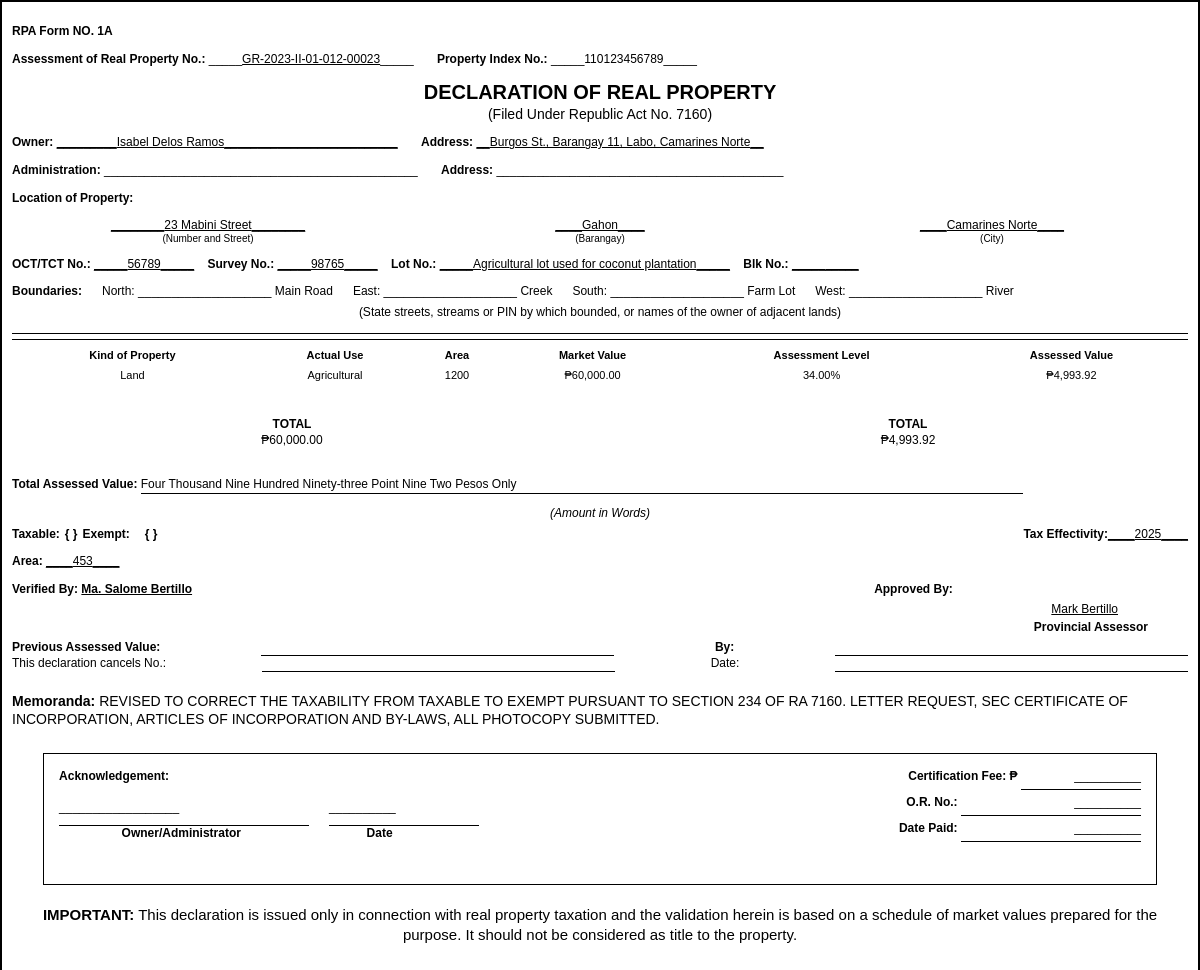
Screenshot of /DRP.php?p_id=147 with the database file from the repository.
### tables this page shows
CREATE TABLE `rpu_idnum` (
  `rpu_id` int(50) NOT NULL,
  `arp` varchar(150) NOT NULL,
  `pin` varchar(13) DEFAULT NULL,
  `taxability` varchar(20) NOT NULL,
  `effectivity` varchar(255) NOT NULL,
  `faas_id` int(50) NOT NULL
);

CREATE TABLE `rpu_dec` (
  `dec_id` int(10) NOT NULL,
  `arp_no` varchar(150) NOT NULL,
  `pro_assess` varchar(250) NOT NULL,
  `pro_date` date NOT NULL,
  `mun_assess` varchar(250) NOT NULL,
  `mun_date` date NOT NULL,
  `td_cancel` int(30) NOT NULL,
  `previous_pin` int(30) NOT NULL,
  `tax_year` date NOT NULL,
  `entered_by` int(30) NOT NULL,
  `entered_year` date NOT NULL,
  `prev_own` varchar(250) NOT NULL,
  `prev_assess` decimal(10,2) NOT NULL,
  `faas_id` int(11) DEFAULT NULL,
  `total_property_value` decimal(15,2) NOT NULL
);

CREATE TABLE `p_info` (
  `p_id` int(50) NOT NULL,
  `house_no` int(10) NOT NULL,
  `block_no` int(10) NOT NULL,
  `province` varchar(30) NOT NULL,
  `city` varchar(30) NOT NULL,
  `district` varchar(30) NOT NULL,
  `barangay` varchar(30) NOT NULL,
  `street` varchar(50) NOT NULL,
  `house_tag_no` int(10) NOT NULL,
  `land_area` int(50) NOT NULL,
  `desc_land` varchar(50) NOT NULL,
  `documents` varchar(30) NOT NULL,
  `created_at` timestamp NOT NULL DEFAULT current_timestamp(),
  `updated_at` timestamp NOT NULL DEFAULT current_timestamp() ON UPDATE current_timestamp(),
  `is_active` tinyint(1) NOT NULL DEFAULT 1,
  `disabled_at` datetime DEFAULT NULL,
  `disabled_by` int(11) DEFAULT NULL
);

CREATE TABLE `land` (
  `land_id` int(50) NOT NULL,
  `oct_no` varchar(50) NOT NULL,
  `survey_no` varchar(250) NOT NULL,
  `north` varchar(255) DEFAULT NULL,
  `east` varchar(255) DEFAULT NULL,
  `south` varchar(255) DEFAULT NULL,
  `west` varchar(255) DEFAULT NULL,
  `boun_desc` varchar(250) NOT NULL,
  `last_name` varchar(250) NOT NULL,
  `first_name` varchar(250) NOT NULL,
  `middle_name` varchar(250) NOT NULL,
  `contact_no` varchar(250) NOT NULL,
  `email` varchar(250) NOT NULL,
  `house_street` varchar(250) NOT NULL,
  `barangay` varchar(250) NOT NULL,
  `district` varchar(250) NOT NULL,
  `municipality` varchar(250) NOT NULL,
  `province` varchar(250) NOT NULL,
  `land_desc` varchar(250) NOT NULL,
  `classification` varchar(250) NOT NULL,
  `sub_class` varchar(250) NOT NULL,
  `area` int(250) NOT NULL,
  `actual_use` varchar(250) NOT NULL,
  `unit_value` decimal(10,2) NOT NULL,
  `market_value` decimal(10,2) NOT NULL,
  `adjust_factor` varchar(250) DEFAULT NULL,
  `adjust_percent` decimal(10,2) NOT NULL,
  `adjust_value` decimal(10,2) NOT NULL,
  `adjust_mv` decimal(10,2) NOT NULL,
  `assess_lvl` decimal(10,2) NOT NULL,
  `assess_value` decimal(10,2) NOT NULL,
  `faas_id` int(11) DEFAULT NULL,
  `created_at` timestamp NOT NULL DEFAULT current_timestamp(),
  `updated_at` timestamp NOT NULL DEFAULT current_timestamp() ON UPDATE current_timestamp()
);

CREATE TABLE `admin_certification` (
  `id` int(11) NOT NULL,
  `name` varchar(150) NOT NULL,
  `description` text DEFAULT NULL,
  `position` varchar(150) DEFAULT NULL,
  `status` enum('active','inactive') DEFAULT 'active',
  `role` enum('none','provincial_assessor','verifier') NOT NULL DEFAULT 'none',
  `created_at` datetime DEFAULT current_timestamp(),
  `updated_at` datetime DEFAULT current_timestamp() ON UPDATE current_timestamp()
);

### DRP.php (the view, shortened to what the rows shown need)
<?php
$conn = Database::getInstance();
$p_id = isset($_GET['p_id']) ? (int) $_GET['p_id'] : 0;
function getPInfo($conn, $p_id)
{
    $p_info = null;
    if ($stmt = $conn->prepare("SELECT * FROM p_info WHERE p_id = ?")) {
        $stmt->bind_param("i", $p_id);
        $stmt->execute();
        $result = $stmt->get_result();
        $p_info = $result->fetch_assoc();
    } else {
        die("Prepare failed: " . $conn->error);
    }
    return $p_info;
}
function getFaasInfo($conn, $p_id)
{
    $faas_info = null;
    if ($stmt = $conn->prepare("SELECT * FROM faas WHERE pro_id = ?")) {
        $stmt->bind_param("i", $p_id);
        $stmt->execute();
        $result = $stmt->get_result();
        $faas_info = $result->fetch_assoc();
    } else {
        die("Prepare failed: " . $conn->error);
    }
    return $faas_info;
}
function getLandProperties($conn, $faas_id)
{
    $sql = "SELECT * FROM land WHERE faas_id = ?";
    $stmt = $conn->prepare($sql);
    $stmt->bind_param("i", $faas_id);
    $stmt->execute();
    $result = $stmt->get_result();
    $land_data = [];
    while ($row = $result->fetch_assoc()) {
        $land_data[] = $row;
    }
    return $land_data;
}
function getRpuDataByFaasId($conn, $faas_id)
{
    $rpu_data = null;
    $sql = "
        SELECT
            ri.*,
            rd.arp_no
        FROM
            rpu_idnum AS ri
        LEFT JOIN
            rpu_dec AS rd ON ri.faas_id = rd.faas_id
        WHERE
            ri.faas_id = ?
        LIMIT 1
    ";
    if ($stmt = $conn->prepare($sql)) {
        $stmt->bind_param("i", $faas_id);
        $stmt->execute();
        $result = $stmt->get_result();
        $rpu_data = $result->fetch_assoc();
    } else {
        die("Prepare failed: " . $conn->error);
    }
    return $rpu_data;
}
$p_info = getPInfo($conn, $p_id);
$faas_info = getFaasInfo($conn, $p_id);
$faas_id = $faas_info['faas_id'];
$rpu_data = getRpuDataByFaasId($conn, $faas_id);
$land_properties = getLandProperties($conn, $faas_id);
function formatPin($value)
{
    $digits = preg_replace('/\D/', '', $value);
    if (strlen($digits) !== 13) {
        return $value;
    }
    return implode('-', [
        substr($digits, 0, 3),
        substr($digits, 3, 2),
        substr($digits, 5, 3),
        substr($digits, 8, 2),
        substr($digits, 10, 3),
    ]);
}
?>
<!DOCTYPE html>
<html lang="en">
<head>
</head>
<link rel="stylesheet" href="DRP.css">
<body>
    <div class="border">
        <div class="section">
            <p class="bold">RPA Form NO. 1A</p>
            <p>
                <span class="bold">Assessment of Real Property No.:</span>
                _____<u><?= htmlspecialchars($rpu_data['arp_no'] ?? 'N/A') ?></u>_____
                &nbsp;&nbsp;&nbsp;&nbsp;&nbsp;
                <span class="bold">Property Index No.:</span>
                _____<?= isset($rpu_data['pin']) ? formatPin($rpu_data['pin']) : 'N/A' ?>_____
        </div>
        <div class="section">
            <div class="location">
                <div>
                    <u>________<?= htmlspecialchars(($p_info['house_no'] ?? '') . ' ' . ($p_info['street'] ?? '')) ?: 'N/A' ?>________</u>
                    <span class="label">(Number and Street)</span>
                </div>
                <div>
                    <u>____<?= htmlspecialchars($p_info['barangay'] ?? 'N/A') ?>____</u>
                    <span class="label">(Barangay)</span>
                </div>
                <div>
                    <u>____<?= htmlspecialchars($p_info['province'] ?? 'N/A') ?>____</u>
                    <span class="label">(City)</span>
                </div>
            </div>
        </div>
        <?php foreach ($land_properties as $land): ?>
            <div class="section">
                <p>
                    <span class="bold">OCT/TCT No.:</span>
                    <u>_____<?= htmlspecialchars($land['oct_no'] ?? '') ?>_____</u>
                    <span class="bold">Survey No.:</span>
                    <u>_____<?= htmlspecialchars($land['survey_no'] ?? '') ?>_____</u>
                    <span class="bold">Lot No.:</span>
                    <u>_____<?= htmlspecialchars($land['land_desc'] ?? '') ?>_____</u>
                    <span class="bold">Blk No.:</span>
                    <u>_____<?= htmlspecialchars($land['blk_no'] ?? '') ?>_____</u>
                </p>
            </div>
            <div class="section" style="display: flex; align-items: center; gap: 20px;">
                <p class="bold" style="margin: 0;">Boundaries:</p>
                <p style="margin: 0;">North: ____________________ <?= htmlspecialchars($land['north'] ?? '') ?></p>
                <p style="margin: 0;">East: ____________________ <?= htmlspecialchars($land['east'] ?? '') ?></p>
                <p style="margin: 0;">South: ____________________ <?= htmlspecialchars($land['south'] ?? '') ?></p>
                <p style="margin: 0;">West: ____________________ <?= htmlspecialchars($land['west'] ?? '') ?></p>
            </div>
        <?php endforeach; ?>
        <div class="section">
            <table class="underline-table">
                <?php
                if (!empty($land_properties)) {
                    foreach ($land_properties as $land) {
                        echo "<tr>";
                        echo "<td>Land</td>";
                        echo "<td>" . htmlspecialchars($land['actual_use']) . "</td>";
                        echo "<td>" . htmlspecialchars($land['area']) . "</td>";
                        echo "<td>₱" . number_format($land['market_value'], 2) . "</td>";
                        echo "<td>" . htmlspecialchars($land['assess_lvl']) . "%</td>";
                        echo "<td>₱" . number_format($land['assess_value'], 2) . "</td>";
                        echo "</tr>";
                    }
                } else {
                    echo "<tr><td colspan='6' style='text-align:center;'>No land data available.</td></tr>";
                }
                ?>
            </table>
        </div>
        <div class="section">
            <p style="display: flex; justify-content: space-between; align-items: flex-end; margin: 0;">
                <span><u>____<?= htmlspecialchars($rpu_data['effectivity'] ?? 'N/A') ?>____</u></span>
            </p>
        </div>
        <?php
        $currentAssessor = $conn->query("SELECT name FROM admin_certification WHERE role = 'provincial_assessor' LIMIT 1")->fetch_assoc()['name'] ?? '';
        $currentVerifier = $conn->query("SELECT name FROM admin_certification WHERE role = 'verifier' LIMIT 1")->fetch_assoc()['name'] ?? '';
        ?>
        <div class="section">
            <p>
                <span class="bold">Area:</span>
                <u>____<?= htmlspecialchars($p_info['land_area'] ?? 'N/A') ?>____</u>
            </p>
            <p style="display: flex; justify-content: space-between; margin: 0;">
                <span class="bold">
                    Verified By:
                    <u style="<?= empty($currentVerifier) ? 'color:red;' : '' ?>">
                        <?= htmlspecialchars($currentVerifier ?: 'Not Assigned') ?>
                    </u>
                </span>
            </p>
            <div style="text-align: right; margin-top: 5px; margin-right: 10px;">
                <u
                    style="<?= empty($currentAssessor) ? 'color:red;' : '' ?>; display: inline-block; margin-right: 60px;">
                    <?= htmlspecialchars($currentAssessor ?: 'Not Assigned') ?>
                </u><br>
                <div style="margin-top: 2px; text-align: right; margin-right: 30px;">
                    <span class="bold">Provincial Assessor</span>
                </div>
            </div>
        </div>
    </div>
</body>
</html>

### rows the page displays
rpu_idnum: rpu_dec.arp_no "GR-2023-II-01-012-00023", pin "110123456789", effectivity "2025"
p_info: house_no+street "23 Mabini Street", barangay "Gahon", province "Camarines Norte", land_area "453"
land: oct_no "56789", survey_no "98765", land_desc "Agricultural lot used for coconut plantation", north "Main Road", east "Creek", south "Farm Lot", west "River", actual_use "Agricultural", area "1200", market_value "60,000.00", assess_lvl "34.00", assess_value "4,993.92"
admin_certification: name "Ma. Salome Bertillo"
admin_certification: name "Mark Bertillo"

### other values shown
$owner['name'] "Isabel Delos Ramos"
$owner['address'] "Burgos St., Barangay 11, Labo, Camarines Norte"
$total_market "60,000.00"
$total_assessed "4,993.92"
convertNumberToWords($total_assessed) "Four Thousand Nine Hundred Ninety-three Point Nine Two"
$cert_owner ?: '__________________' "__________________"
$cert_date ?: '__________' "__________"
$cert_fee ?: '__________' "__________"
$cert_or_no ?: '__________' "__________"
$cert_date_paid ?: '__________' "__________"
